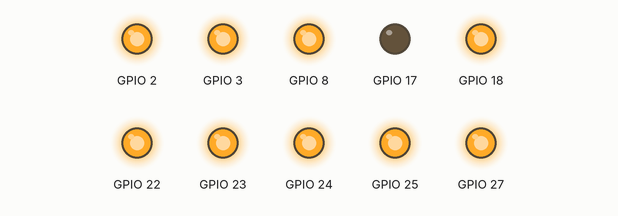
Bench run of a program on a simulated Raspberry Pi (BCM pin numbers). Parts: output pins drawn as LEDs (lit = HIGH). Parts the program declares active-low are drawn by pin level, so they are really on while drawn off; what the program prints to the terminal is not drawn.

Above: at 0.05 s.
At 0.75 s:
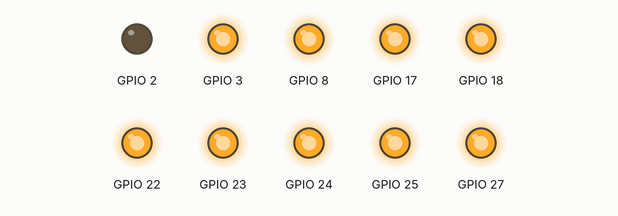
At 1.55 s:
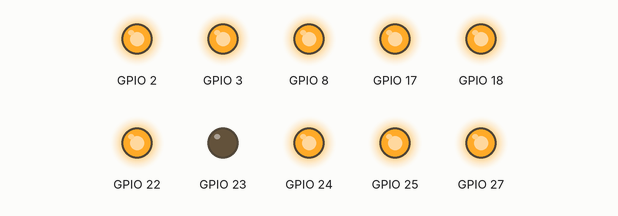
At 2.25 s:
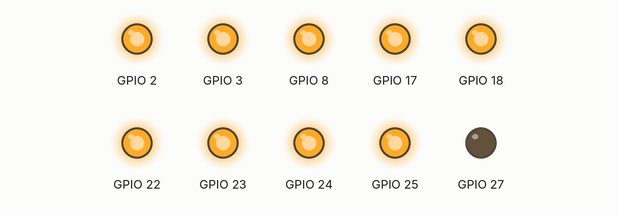
At 3.0 s:
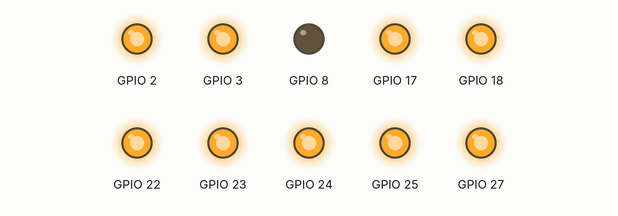
At 4.55 s:
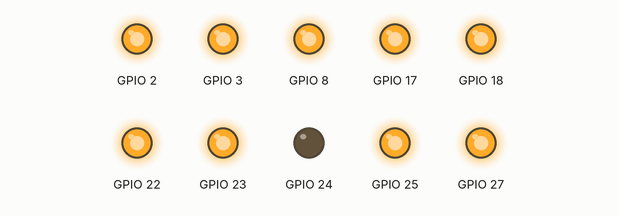
Timing chart, 0 to 4.8 s (numbered marks = the images above):
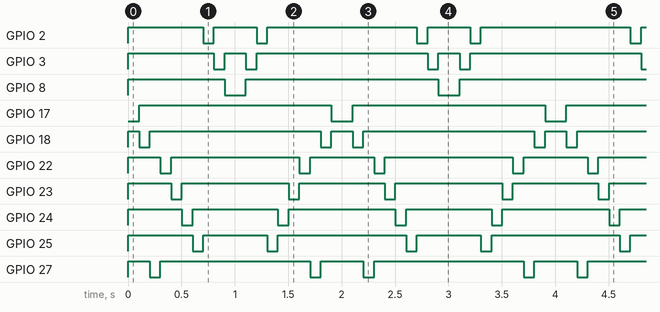

Measured:
- by itself, GPIO 2: repeats every 2.0 s: HIGH 0.40 s, LOW 0.10 s, HIGH 1.4 s, LOW 0.10 s
- by itself, GPIO 3: repeats every 2.0 s: HIGH 0.20 s, LOW 0.10 s, HIGH 1.6 s, LOW 0.10 s
- by itself, GPIO 8, GPIO 17: alternates HIGH for 1.8 s and LOW for 0.20 s
- by itself, GPIO 18: repeats every 2.0 s: HIGH 1.6 s, LOW 0.10 s, HIGH 0.20 s, LOW 0.10 s
- by itself, GPIO 22: repeats every 2.0 s: HIGH 1.2 s, LOW 0.10 s, HIGH 0.60 s, LOW 0.10 s
- by itself, GPIO 23: repeats every 2.0 s: HIGH 1.0 s, LOW 0.10 s, HIGH 0.80 s, LOW 0.10 s
- by itself, GPIO 24: repeats every 2.0 s: HIGH 0.80 s, LOW 0.10 s, HIGH 1.0 s, LOW 0.10 s
- by itself, GPIO 25: repeats every 2.0 s: HIGH 0.60 s, LOW 0.10 s, HIGH 1.2 s, LOW 0.10 s

The program:

LightWater2.py
```python
#!/usr/bin/env python3
########################################################################
# Filename    : LightWater.py
# Description : Use LEDBar Graph(10 LED)
# Author      : www.freenove.com
# modification: 2019/12/27
########################################################################
from gpiozero import LEDBoard
from time import sleep

print ('Program is starting ... ')

ledPins = ["J8:11", "J8:12","J8:13","J8:15","J8:16","J8:18","J8:22","J8:3","J8:5","J8:24"]

leds = LEDBoard(*ledPins, active_high=False)

while True:
    for index in range(0,len(ledPins),1):       #move led(on) from left to right
        leds.on(index)
        sleep(0.1)
        leds.off(index)
    for index in range(len(ledPins)-1,-1,-1):   #move led(on) from right to left
        leds.on(index)
        sleep(0.1)
        leds.off(index)
```
